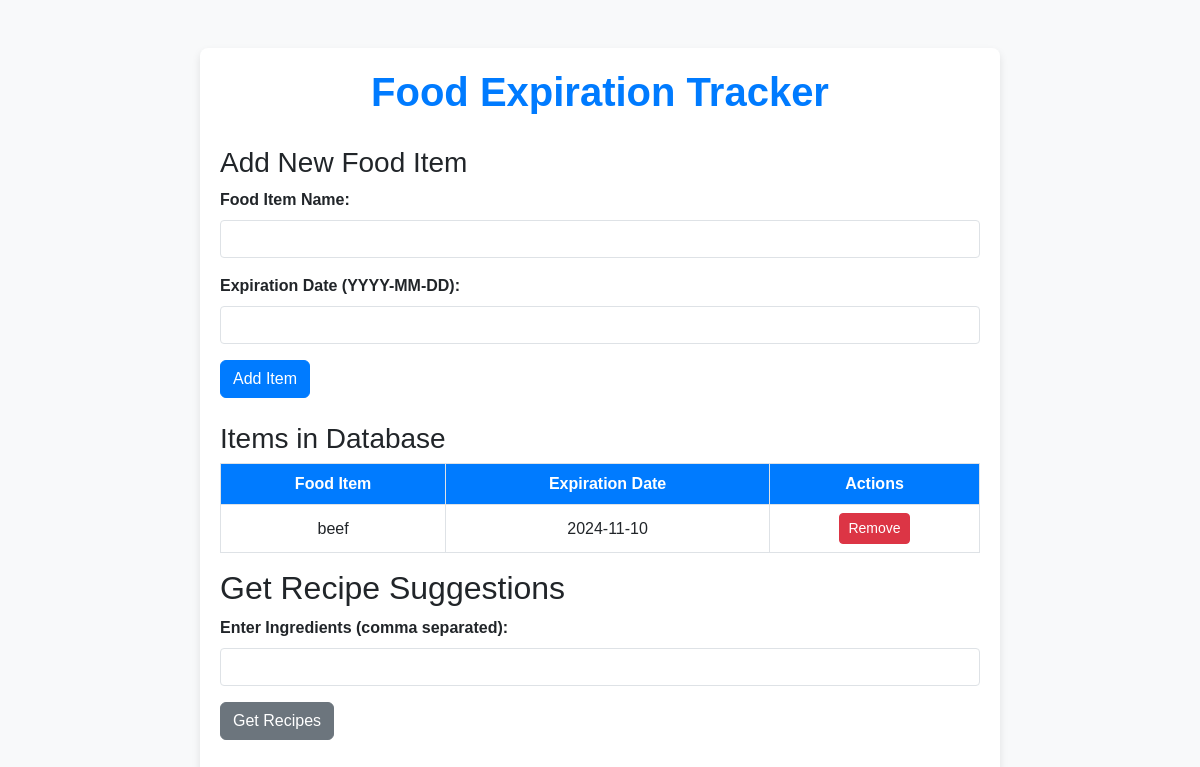
/, run on an earlier commit of the app's database.
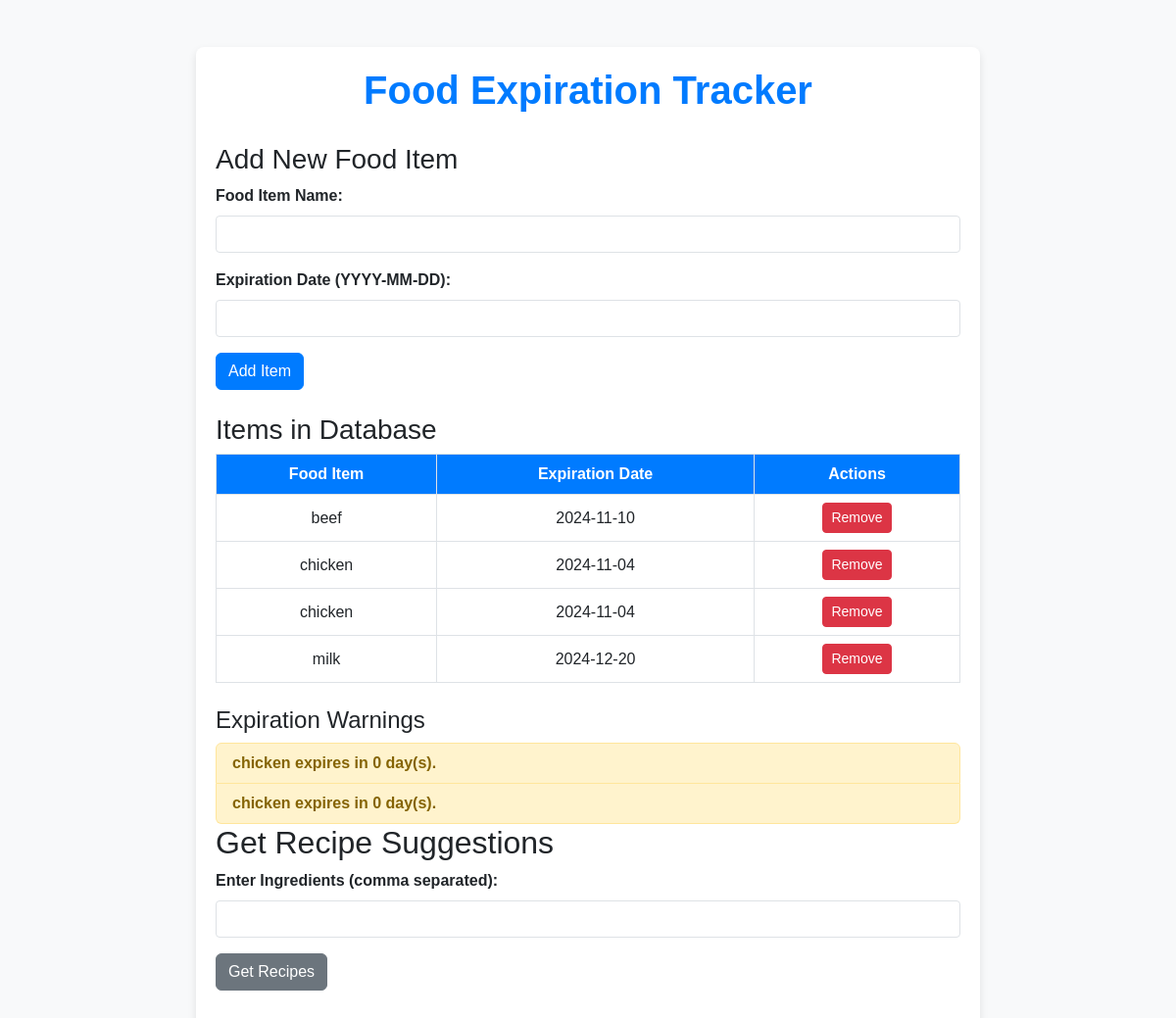
And on a later commit of the database.
### tables this page shows
CREATE TABLE food_items (
                        id INTEGER PRIMARY KEY AUTOINCREMENT,
                        name TEXT NOT NULL,
                        expiration_date TEXT NOT NULL);

### app.py (the view)
@app.route('/')
def index():
    conn = sqlite3.connect(DB_PATH)
    cursor = conn.cursor()
    cursor.execute("SELECT id, name, expiration_date FROM food_items")
    items = cursor.fetchall()
    conn.close()
    notifications = []
    today = datetime.today()
    for item_id, name, exp_date in items:
        days_left = (datetime.strptime(exp_date, "%Y-%m-%d") - today).days
        if 0 <= days_left <= 3:
            notifications.append(f"{name} expires in {days_left} day(s).")
    return render_template('index.html', items=items, notifications=notifications)

### templates/index.html (shortened to what this page needs)
<!DOCTYPE html>
<html lang="en">
<head>
    <link href="https://cdn.jsdelivr.net/npm/bootstrap@5.3.0-alpha1/dist/css/bootstrap.min.css" rel="stylesheet">
    <link href="{{ url_for('static', filename='style.css') }}" rel="stylesheet">
</head>
<body>
    <div class="container mt-5">
        <h1>Food Expiration Tracker</h1>
        <h3>Add New Food Item</h3>
        <form action="{{ url_for('add_item') }}" method="POST" class="mb-4">
            <div class="mb-3">
                <label for="name" class="form-label">Food Item Name:</label>
                <input type="text" name="name" id="name" class="form-control" required>
            </div>
            <div class="mb-3">
                <label for="expiration_date" class="form-label">Expiration Date (YYYY-MM-DD):</label>
                <input type="text" name="expiration_date" id="expiration_date" class="form-control" required>
            </div>
            <button type="submit" class="btn btn-primary">Add Item</button>
        </form>
        <h3>Items in Database</h3>
        <table class="table table-bordered">
            <thead>
                <tr>
                    <th>Food Item</th>
                    <th>Expiration Date</th>
                    <th>Actions</th>
                </tr>
            </thead>
            <tbody>
                {% for id, name, date in items %}
                    <tr>
                        <td>{{ name }}</td>
                        <td>{{ date }}</td>
                        <td>
                            <a href="{{ url_for('delete_item', item_id=id) }}" class="btn btn-danger btn-sm">Remove</a>
                        </td>
                    </tr>
                {% endfor %}
            </tbody>
        </table>
        {% if notifications %}
            <h4 class="mt-4">Expiration Warnings</h4>
            <ul class="list-group">
                {% for notification in notifications %}
                    <li class="list-group-item list-group-item-warning">{{ notification }}</li>
                {% endfor %}
            </ul>
        {% endif %}
        <h2>Get Recipe Suggestions</h2>
        <form id="ingredients-form" class="mb-4">
            <div class="mb-3">
                <label for="ingredients" class="form-label">Enter Ingredients (comma separated):</label>
                <input type="text" id="ingredients" class="form-control" required>
            </div>
            <button type="submit" class="btn btn-secondary">Get Recipes</button>
        </form>
    </div>
</body>
</html>

What changed in the data, as far as the page shows it:
added food_items: name "chicken", expiration_date "2024-11-04"
added food_items: name "chicken", expiration_date "2024-11-04"
added food_items: name "milk", expiration_date "2024-12-20"
Also different on the page:
text now shown: "Expiration Warnings"
new list line: "chicken expires in 0 day(s)."
